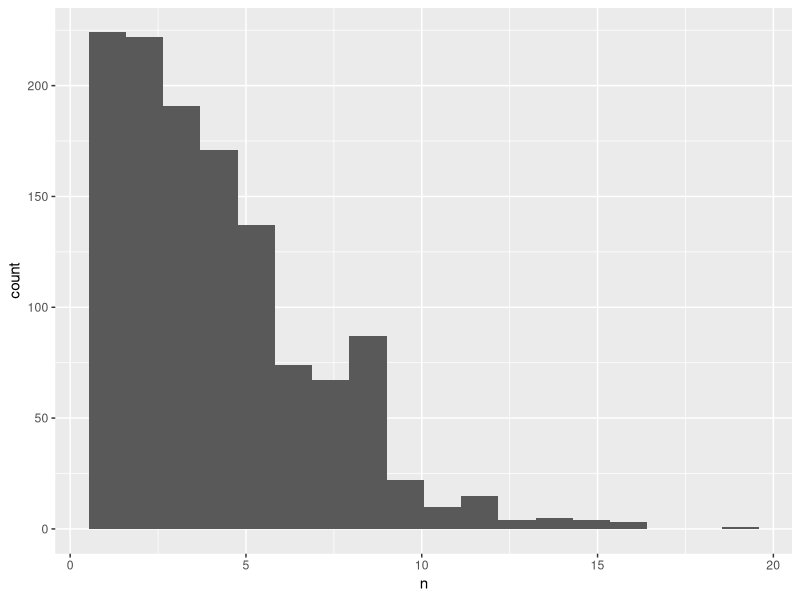
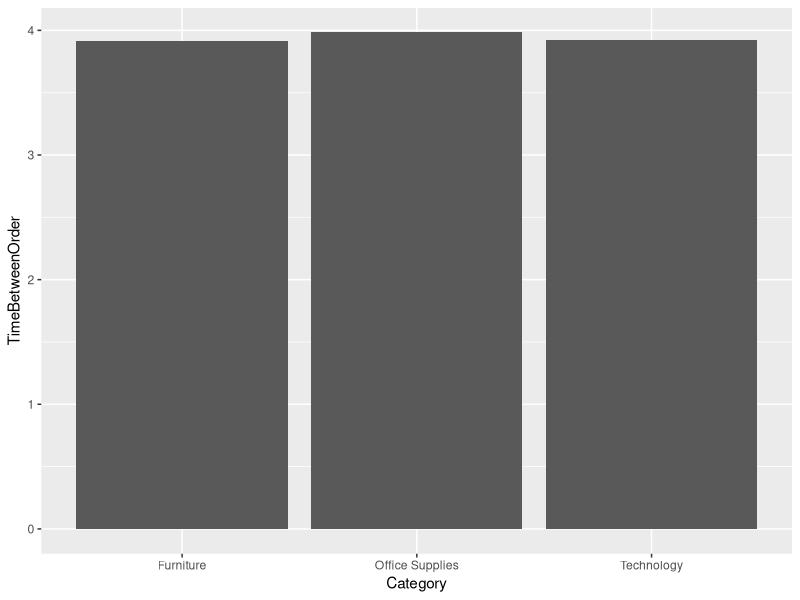
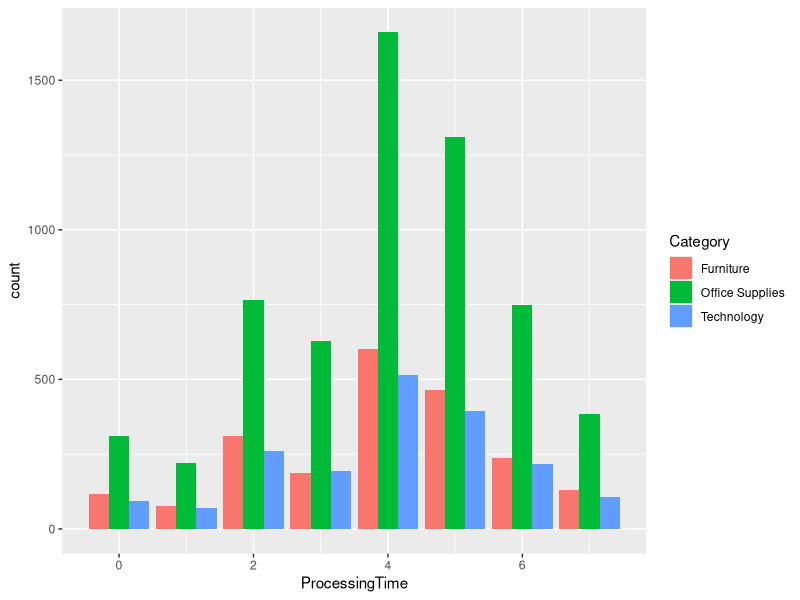
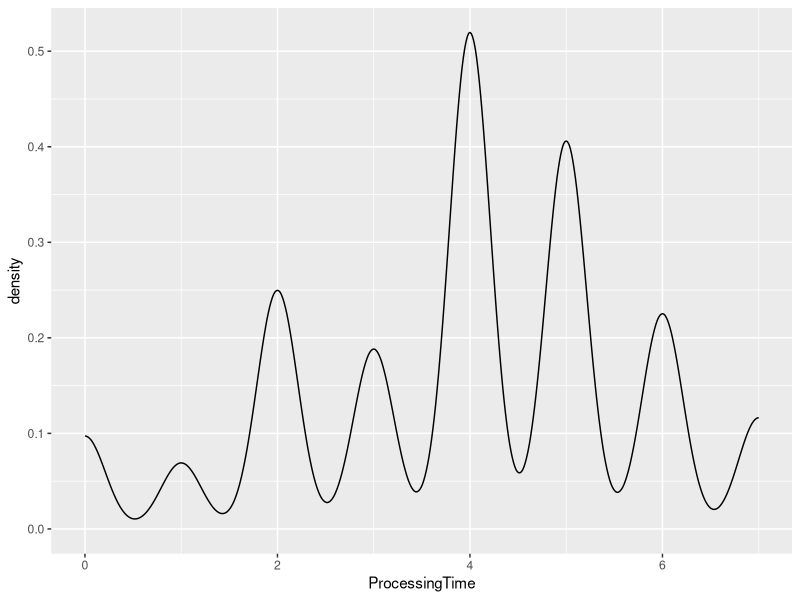
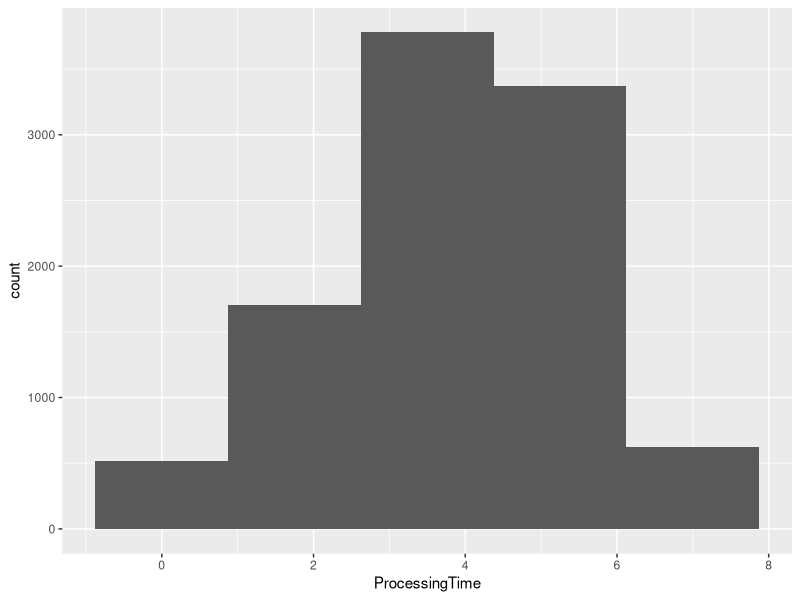

Write the R code that produced these figures, in order. (Note: this script raises an error after producing the figures.)
library(readxl)
library(tidyverse)

data <- read_delim("superstore.csv", 
                   "|", escape_double = FALSE, trim_ws = TRUE)

# 1


data %>%
  group_by(`Order Date`, `Order ID`) %>% 
  summarise(n = 1) %>%
  summarise(n = sum(n)) -> orderByDate

ggplot(orderByDate) + geom_histogram(aes(x = n), bins = 18)

# 2

data %>% 
  mutate(ProcessingTime = as.Date(`Ship Date` ) - as.Date(`Order Date`)) %>%
  group_by(`Category`) %>% 
  summarise(TimeBetweenOrder = mean(ProcessingTime)) %>% 
  ggplot() + geom_col(aes(x = Category, y = TimeBetweenOrder))

data %>% 
  mutate(ProcessingTime = as.Date(`Ship Date` ) - as.Date(`Order Date`)) %>%
  group_by(`Category`, `Order ID`) %>% 
  summarise(n = 1, ProcessingTime = ProcessingTime, Category = Category) -> a

a %>% ggplot() + geom_bar(aes(ProcessingTime, fill = Category), position = "dodge")

# 3
data %>% 
  mutate(ProcessingTime = as.Date(`Ship Date` ) - as.Date(`Order Date`)) %>%
  select(ProcessingTime) %>% 
  ggplot() + geom_density(aes(x = ProcessingTime))

data %>% 
  mutate(ProcessingTime = as.Date(`Ship Date` ) - as.Date(`Order Date`)) %>%
  select(ProcessingTime) %>% 
  ggplot() + geom_histogram(aes(x = ProcessingTime), bins = 5)

# 4
data %>% 
  mutate(ProcessingTime = as.Date(`Ship Date` ) - as.Date(`Order Date`)) %>%
  select(ProcessingTime) -> OrderTime
# Sampling
ceiling(quantile(OrderByDate$n, runif(10))) -> NumberOfOrder
quantile(OrderTime$ProcessingTime, runif(10)) -> ProcessingTime
d <- data.frame(
  NumberOfOrder,
  ProcessingTime
)
mean(NumberOfOrder)
mean(ProcessingTime)


# 5
data %>% 
  group_by(`Order ID`) %>% 
  mutate(ProcessingTime = as.Date(`Ship Date` ) - as.Date(`Order Date`)) %>% 
  summarise(OrderSize = n(), ProcessingTime = sum(ProcessingTime)) %>% 
  group_by(OrderSize) %>% 
  summarise(AvgTime = mean(ProcessingTime)) %>% 
  ggplot() + geom_smooth(aes(x = OrderSize, y = AvgTime), method='lm')

# 6 
data %>%
  mutate(Day = format(as.Date(`Order Date`), format="%a")) %>% 
  group_by(Day) %>% 
  summarise(n = n(), Profit = sum(Profit)) %>% 
  filter(Day == 'Fri') -> rawFriday

data %>%
  mutate(Day = format(as.Date(`Order Date`), format="%a")) %>% 
  group_by(Day) %>%
  summarise(n = n(), Profit = sum(Profit)) %>% 
  mutate(n = ifelse(Day == 'Fri', n * 2, n)) %>% 
  mutate(Profit = ifelse(Day == 'Fri', Profit * 2, Profit)) %>% 
  filter(Day == 'Fri') %>% 
  mutate(Day = 'Boosted') -> boosted

rbind(rawFriday, boosted) %>% 
  ggplot() + geom_col(aes(x = Day, y = Profit))